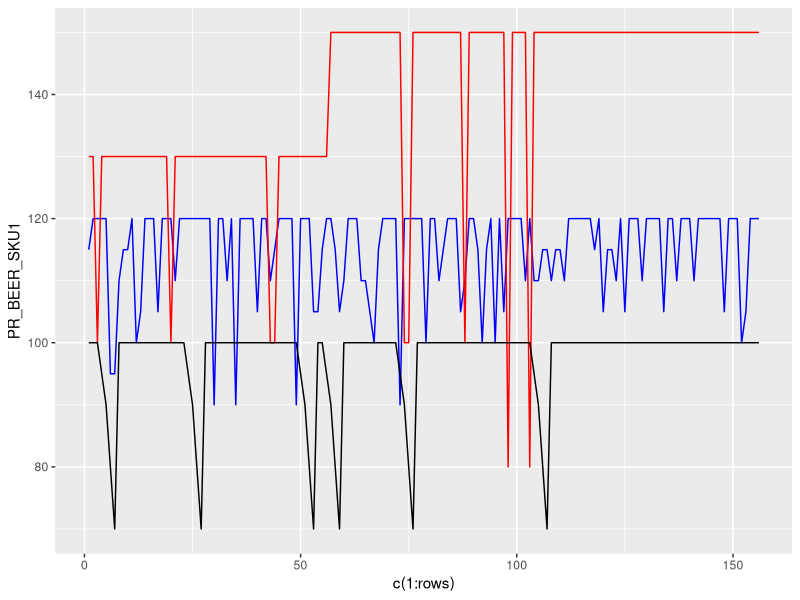
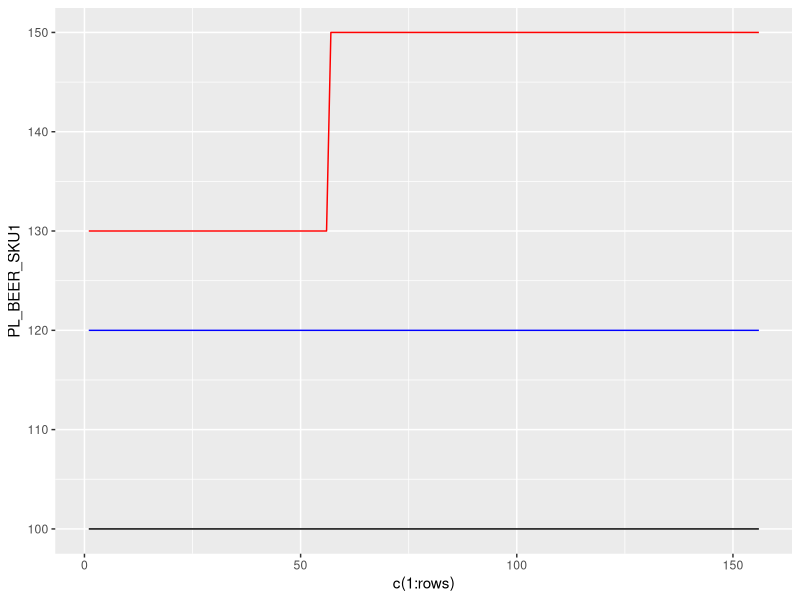
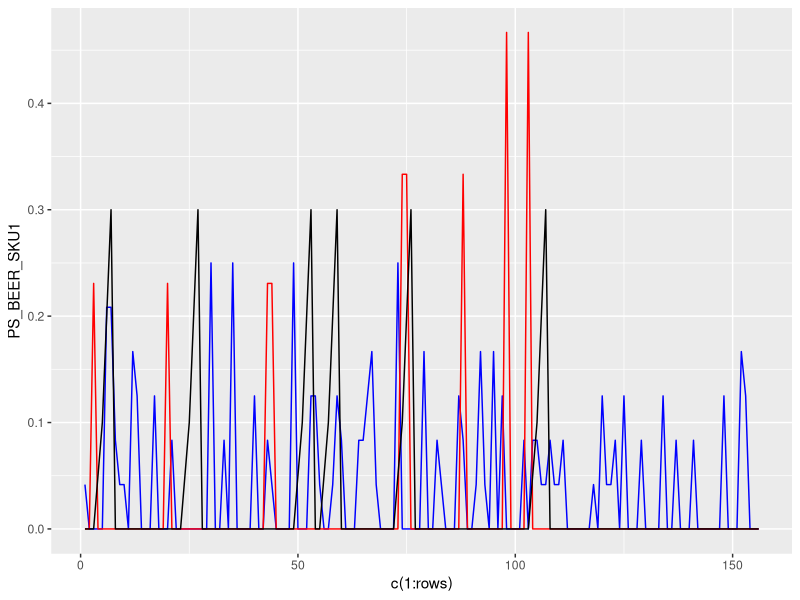

Here is the R script that generated these plots, in order:
library(tidyverse)
library(readxl)

data.df <- read_excel("sales_data.xlsx")



#### 1 - modeled variable #### 

mod.var.df <- data.df %>%
    select(Date, starts_with("VO_BEER")) %>%
    mutate(ZM_MOD = rowSums(.[,-1])) %>%
    mutate(ZM_MOD = log(ZM_MOD)) %>%
    select(Date, ZM_MOD)


#### 2 - shelf price #### 

price.shelf.1.df <- data.df %>%
    select(Date, starts_with("VO_BEER_SKU"), starts_with("VA_BEER_SKU")) %>%
    pivot_longer(names_to = "variable_name", c(2:ncol(.)))
    
price.shelf.2.df <- price.shelf.1.df %>%
    mutate(TYP = substr(variable_name, 1, 3),
           SKU = substr(variable_name, 4, nchar(variable_name))) %>%
    select(-variable_name) %>%
    pivot_wider(names_from = "TYP", values_from = "value")

price.shelf.3.df <- price.shelf.2.df %>%
    mutate(PR_ = VA_ / VO_)

price.shelf.4.df <- price.shelf.3.df %>%
    pivot_longer(names_to = "variable_name", c(3:ncol(.))) %>%
    mutate(variable_name = paste(variable_name, SKU, sep = "")) %>%
    select(-SKU) %>%
    pivot_wider(names_from = "variable_name", values_from = "value")

# data.df$PR_BEER_SKU1 <- data.df$VA_BEER_SKU1 / data.df$VO_BEER_SKU1



#### 3 - longterm price #### 

price.df <- price.shelf.4.df %>%
    select(Date, starts_with("PR"))

rows <- nrow(price.df)

ggplot(price.df, aes(c(1:rows), PR_BEER_SKU1)) +
    geom_line(color="blue") +
    geom_line(aes(c(1:rows), PR_BEER_SKU2), color="red") +
    geom_line(aes(c(1:rows), PR_BEER_SKU3), color="black")

apply(price.df[,2:(ncol(price.df))], 2, median)
table(price.df$PR_BEER_SKU2)

price.longterm.df <- price.df %>%
    mutate(PL_BEER_SKU1 = 120,
           PL_BEER_SKU3 = 100,
           PL_BEER_SKU2 = c(rep(130, 56), rep(150, rows - 56))) %>%
    select(Date, starts_with("PL"))

ggplot(price.longterm.df, aes(c(1:rows), PL_BEER_SKU1)) +
    geom_line(color="blue") +
    geom_line(aes(c(1:rows), PL_BEER_SKU2), color="red") +
    geom_line(aes(c(1:rows), PL_BEER_SKU3), color="black")



#### 4 - shorterm price #### 

price.shortterm.df <- price.shelf.4.df %>%
    left_join(price.longterm.df) %>%
    select(Date, starts_with("PR"), starts_with("PL")) %>%
    mutate(PS_BEER_SKU1 = (PL_BEER_SKU1 - PR_BEER_SKU1) / (PL_BEER_SKU1)) %>%
    mutate(PS_BEER_SKU2 = (PL_BEER_SKU2 - PR_BEER_SKU2) / (PL_BEER_SKU2)) %>%
    mutate(PS_BEER_SKU3 = (PL_BEER_SKU3 - PR_BEER_SKU3) / (PL_BEER_SKU3)) %>%
    select(Date, starts_with("PS"))

ggplot(price.shortterm.df, aes(c(1:rows), PS_BEER_SKU1)) +
    geom_line(color="blue") +
    geom_line(aes(c(1:rows), PS_BEER_SKU2), color="red") +
    geom_line(aes(c(1:rows), PS_BEER_SKU3), color="black")



#### 5 - distribution #### 

distribution.df <- data.df %>%
    select(Date, starts_with("DW_BEER")) %>%
    mutate(DW_BEER = pmax(DW_BEER_SKU1, DW_BEER_SKU2, DW_BEER_SKU3)) %>%
    select(Date, DW_BEER)



